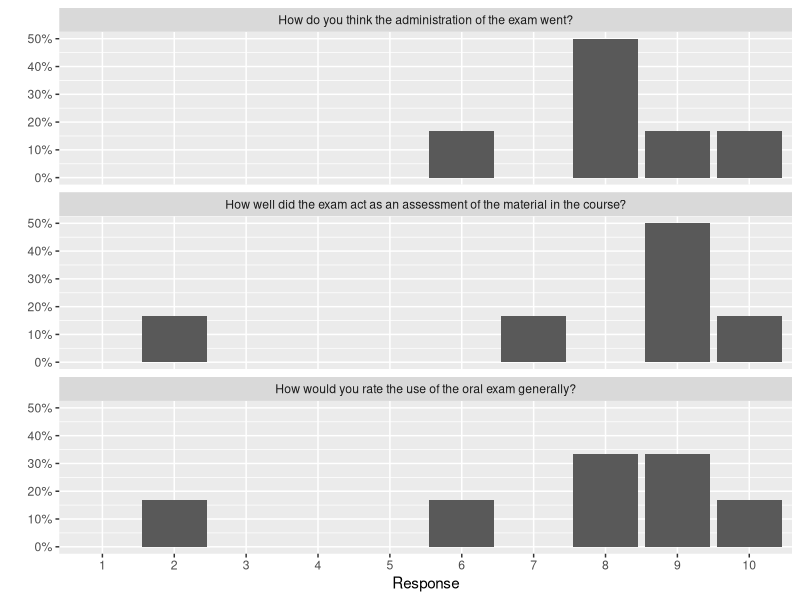
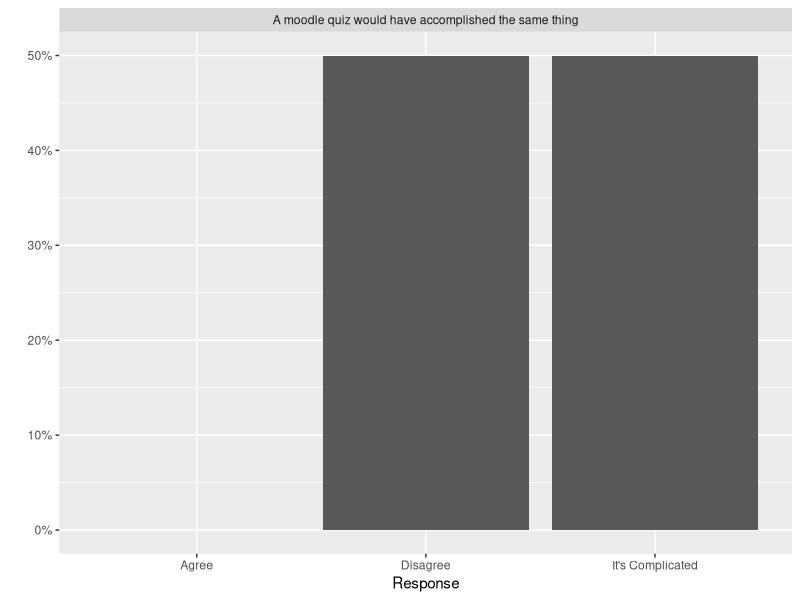
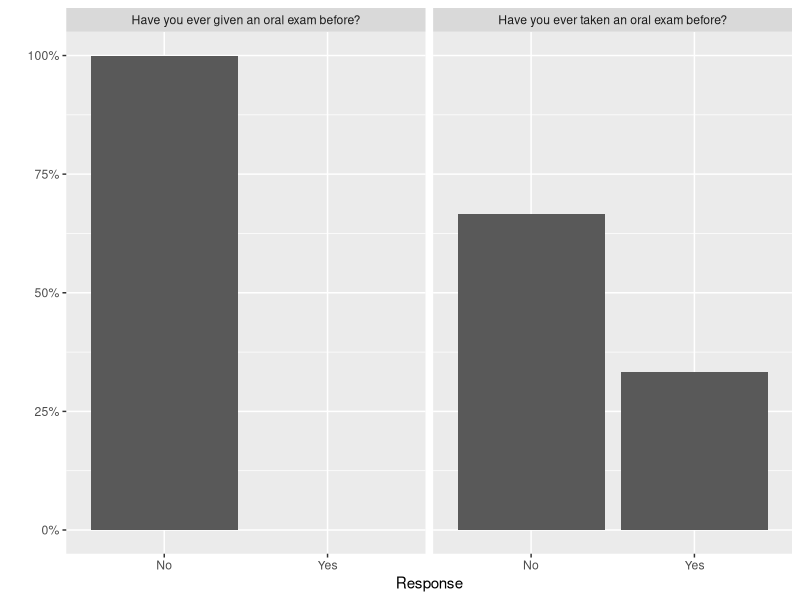
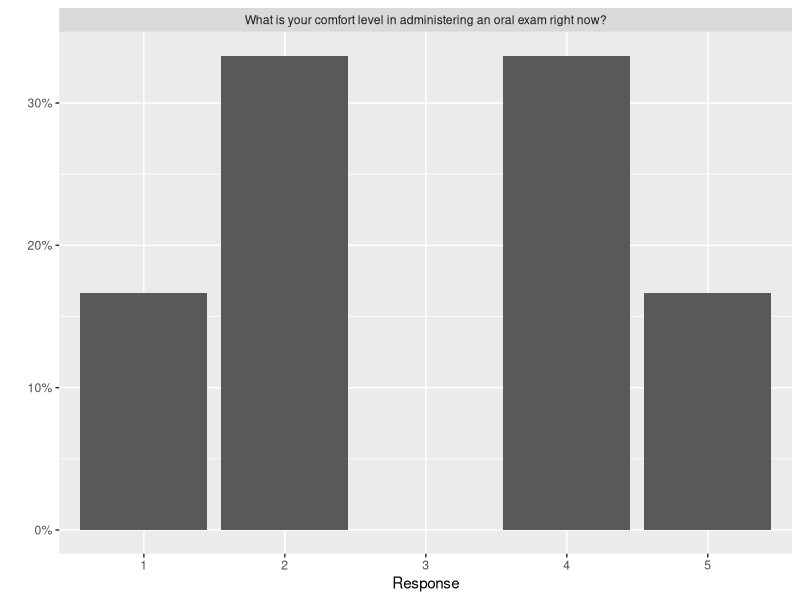

Recreate these plots in R, in order. (Note: this script raises an error after producing the figures.)
## ---- chunk 1
library(ggplot2)
library(readr)
library(dplyr)
Survey_Data <- read_csv(file="Tables_and_Graphs.csv")
#note, I updated the last question on the middle survey
#10 had a 1/6 value but has 0 in the form itself
#fill in NA with 0
Survey_Data <- Survey_Data |>
  mutate(Percentage = ifelse(is.na(Percentage),
                             0,
                             Percentage))
Pre_Exam_1 <- Survey_Data |> 
  filter(Exam == "Pre", Response %in% c("Yes","No")) |>
  ggplot(aes(x=Response, y=Percentage, group = Response)) + 
  geom_bar(stat = "identity", position=position_dodge()) +
  scale_y_continuous(labels=scales::percent) +
  facet_wrap(vars(Question_Graph_Title)) + 
  ylab(label="")

Pre_Exam_2 <- Survey_Data |> 
  filter(Exam == "Pre", ! Response %in% c("Yes","No")) |>
  ggplot(aes(x=Response, y=Percentage, group = Response)) + 
  geom_bar(stat = "identity", position=position_dodge()) +
  scale_y_continuous(labels=scales::percent) +
  facet_wrap(vars(Question_Graph_Title)) + 
  ylab(label="")

Middle_Exam <- Survey_Data |> 
  filter(Exam == "Middle") |> 
  mutate(Response = factor(Response,labels = as.character(1:10), levels = as.character(1:10))) |>
  ggplot(aes(x=Response, y=Percentage, group = Response)) + 
  geom_bar(stat = "identity", position=position_dodge()) +
  facet_wrap(vars(Question_Graph_Title), nrow=3) + 
  scale_y_continuous(labels = scales::percent) + 
  ylab(label="")

Post_Exam <- Survey_Data |> 
  filter(Exam == "Post") |> 
  ggplot(aes(x=Response, y=Percentage, group = Response)) + 
  geom_bar(stat = "identity", position=position_dodge()) +
  facet_wrap(vars(Question_Graph_Title), nrow=1) + 
  scale_y_continuous(labels = scales::percent) + 
  ylab(label="")
## ---- chunk 2
knitr::include_graphics("Oral_Exam_Flow_Chart.drawio.png")
## ---- chunk 3
Pre_Exam_1
## ---- chunk 4
Pre_Exam_2
## ---- chunk 5
Middle_Exam
## ---- chunk 6
Post_Exam
